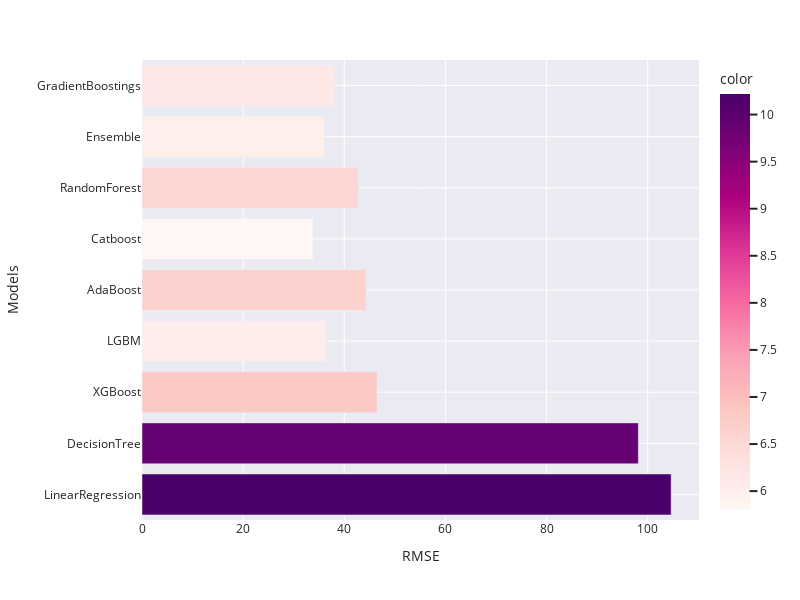

The notebook cell this image was saved under:
### Markdown cell above
RMSE

### Code cell
fig = px.bar(
    x=results.iloc[:9, 2].values,
    y=models,
    orientation='h',
    color=results['RMSE'].iloc[:9],
    color_continuous_scale='rdpu',  
    template="seaborn"
)

fig.update_layout(width=800, height=600,
                 xaxis=dict(title='RMSE'),
                 yaxis=dict(title="Models"))

fig.show()

### Figure 1 — Plotly figure (JSON) as saved in the notebook; plotly's stock layout.template omitted (floating-point values rounded to 4 significant figures)
{"data": [{"alignmentgroup": "True", "hovertemplate": "x=%{x}<br>y=%{y}<br>color=%{marker.color}<extra></extra>", "legendgroup": "", "marker": {"color": [10.22, 9.898, 6.796, 6.031, 6.644, 5.8, 6.527, 5.999, 6.162], "coloraxis": "coloraxis", "pattern": {"shape": ""}}, "name": "", "offsetgroup": "", "orientation": "h", "showlegend": false, "textposition": "auto", "type": "bar", "x": [104.6, 98.15, 46.5, 36.4, 44.31, 33.81, 42.78, 36.14, 38.06], "xaxis": "x", "y": ["LinearRegression", "DecisionTree", "XGBoost", "LGBM", "AdaBoost", "Catboost", "RandomForest", "Ensemble", "GradientBoostings"], "yaxis": "y"}], "layout": {"barmode": "relative", "coloraxis": {"colorbar": {"title": {"text": "color"}}, "colorscale": [[0, "rgb(255,247,243)"], [0.125, "rgb(253,224,221)"], [0.25, "rgb(252,197,192)"], [0.375, "rgb(250,159,181)"], [0.5, "rgb(247,104,161)"], [0.625, "rgb(221,52,151)"], [0.75, "rgb(174,1,126)"], [0.875, "rgb(122,1,119)"], [1, "rgb(73,0,106)"]]}, "height": 600, "legend": {"tracegroupgap": 0}, "margin": {"t": 60}, "width": 800, "xaxis": {"anchor": "y", "domain": [0, 1], "title": {"text": "RMSE"}}, "yaxis": {"anchor": "x", "domain": [0, 1], "title": {"text": "Models"}}}}
